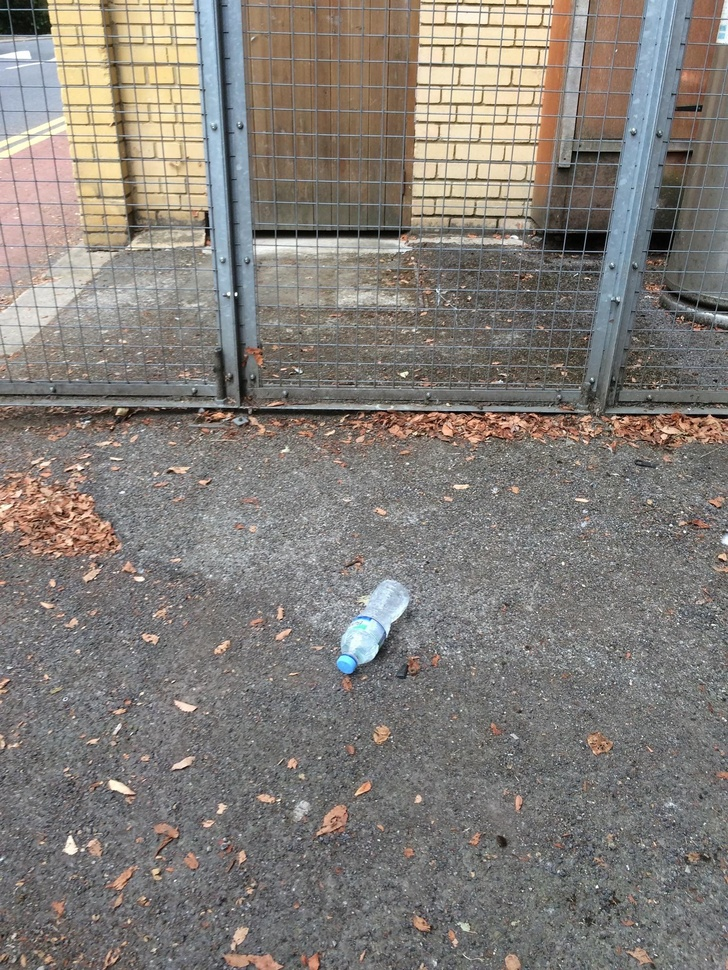
#> input picture 000000.jpg, 728 x 970 px, shrunk from 1537 x 2049 before the run; its folder holds only this picture in this run
$ python get_d_vectors.py
#> lines starting #> are read from the running program, lines starting #| are printed output that depends on the picture; after the words box and inside, x2 and y2 are one past the last pixel; in counts of white or black regions, pixels touching at a corner belong together
# Cid Emmanuel Esquivel Gonzalez

import cv2
import numpy as np
import os
import json

# Deteccion de esquinas de Harris

image_dir = '../../'
# image_dir = '../subset/batch_1'
output_file = '../subset/descriptors.json'

# Lista todas las imagenes en el directorio
image_files = [f for f in os.listdir(image_dir) if f.endswith('.jpg')]

#Inicializar diccionario para almacenar los descriptores
descriptors_dict = {}

for image_file in image_files:
    img_path = os.path.join(image_dir, image_file)
    img = cv2.imread(img_path)
#> img is the input picture: shape (970, 728, 3); mean B, G, R 120.7, 126.3, 131.6
    if img is None:
        print(f"Error al cargar la imagen {img_path}")
        continue
    gray = cv2.cvtColor(img, cv2.COLOR_BGR2GRAY)
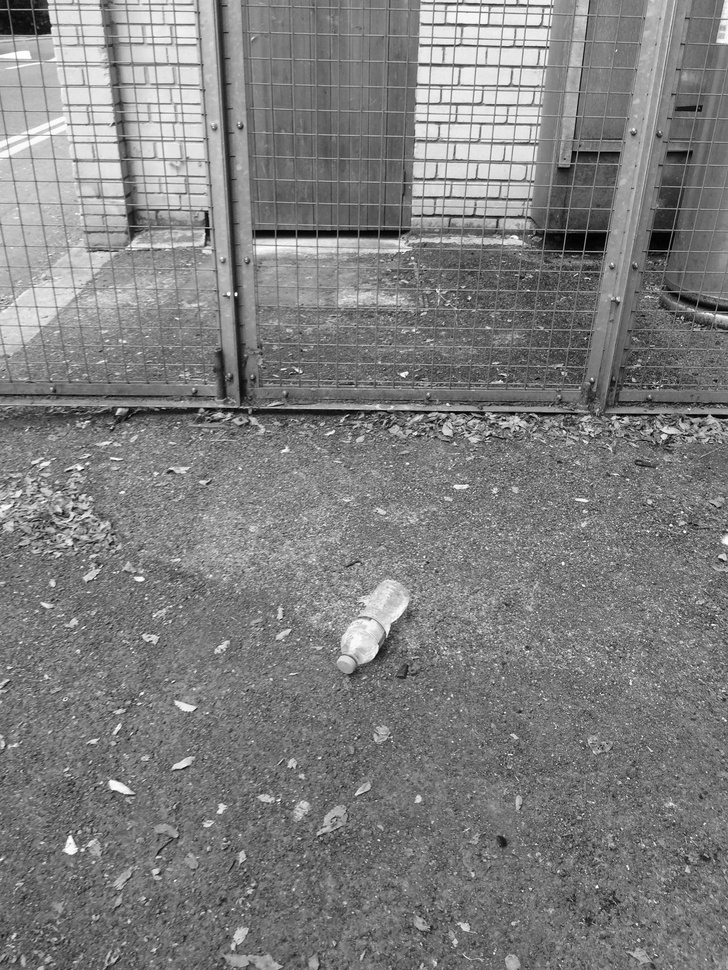
#> gray: shape (970, 728); min 0, max 255, mean 127.2
    gray_harris = np.float32(gray)

    #detecta las esquinas de Harris
    harris_corners = cv2.cornerHarris(gray_harris, blockSize=2, ksize=3, k=0.04)
    harris_corners = cv2.dilate(harris_corners, None)
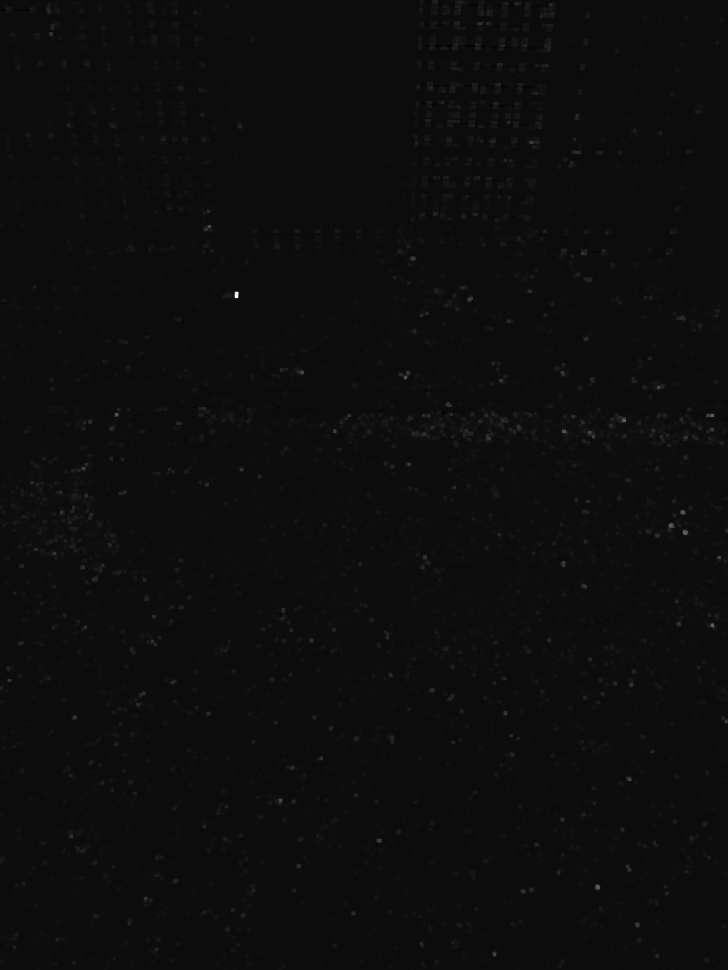
#> harris_corners: shape (970, 728) float32; min -8593281, max 162400112, mean 645322.4; drawn with min black and max white

    # Marcar las esquinas en la imagen original
    img[harris_corners > 0.01 * harris_corners.max()] = [0, 0, 255]
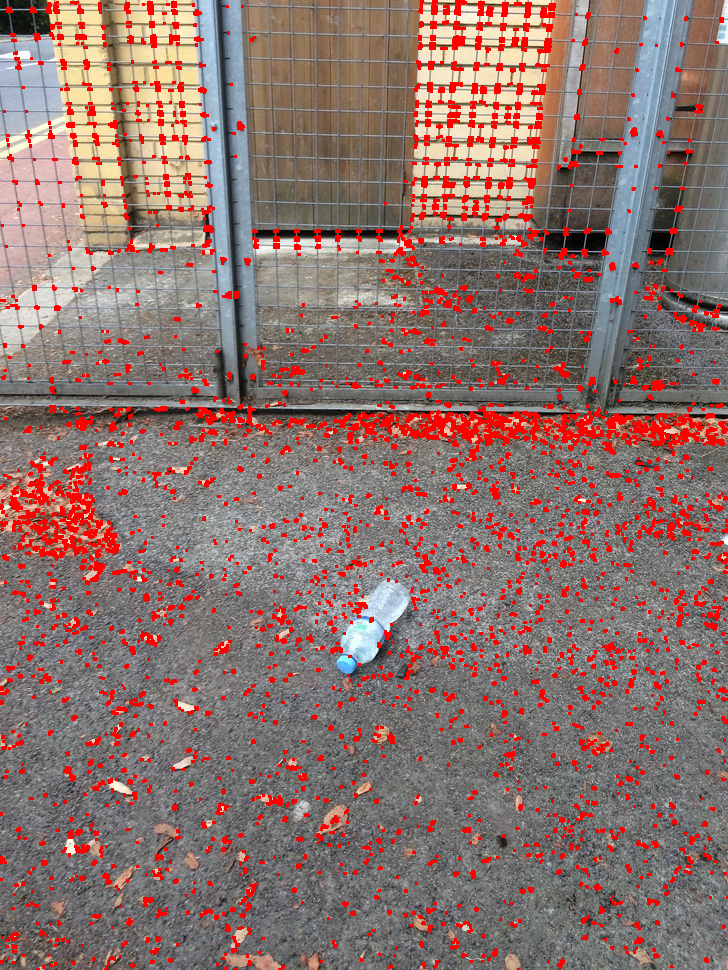
#> img: shape (970, 728, 3); 9.27% of pixels changed, all inside (x1, y1, x2, y2) = (0, 0, 728, 970)

    # Implementacion aproximada de MOPS usando SIFT para obtener los descriptores
    sift = cv2.SIFT_create()
    keypoints, descriptors = sift.detectAndCompute(gray, None)
#> keypoints = 5940 keypoints; strongest (x, y, size): (236, 294, 2), (597, 887, 1.9), (671, 525, 1.9), (563, 563, 2.1)
    # Almacenar los descriptores en el diccionario
    if descriptors is not None:
        image_id = image_file #Aquí utilizar un mapeo con el archivo JSON principal si se utiliza
        descriptors_dict[image_id] = descriptors.tolist() # Convertir los descriptores a una lista

    # mostrar la imagen con las esquinas detectadas
    cv2.imshow('Harris Corners', img)
    cv2.waitKey(0)

# Guardar los descriptores en un archivo JSON
with open(output_file, 'w') as json_file:
    json.dump(descriptors_dict, json_file, indent=4)

cv2.destroyAllWindows()

$ run again, on 000012.jpg
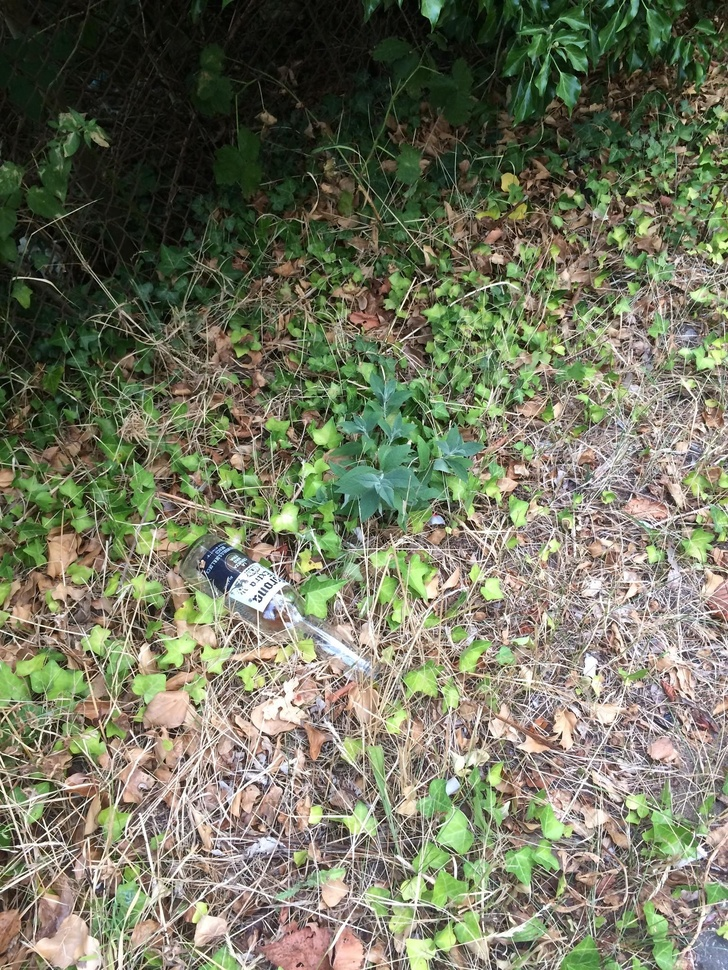
#> input picture 000012.jpg, 728 x 970 px, shrunk from 1537 x 2049 before the run
#> img is the input picture: shape (970, 728, 3); mean B, G, R 95.2, 117.3, 114.5
#> `harris_corners = cv2.dilate(harris_corners, None)`:
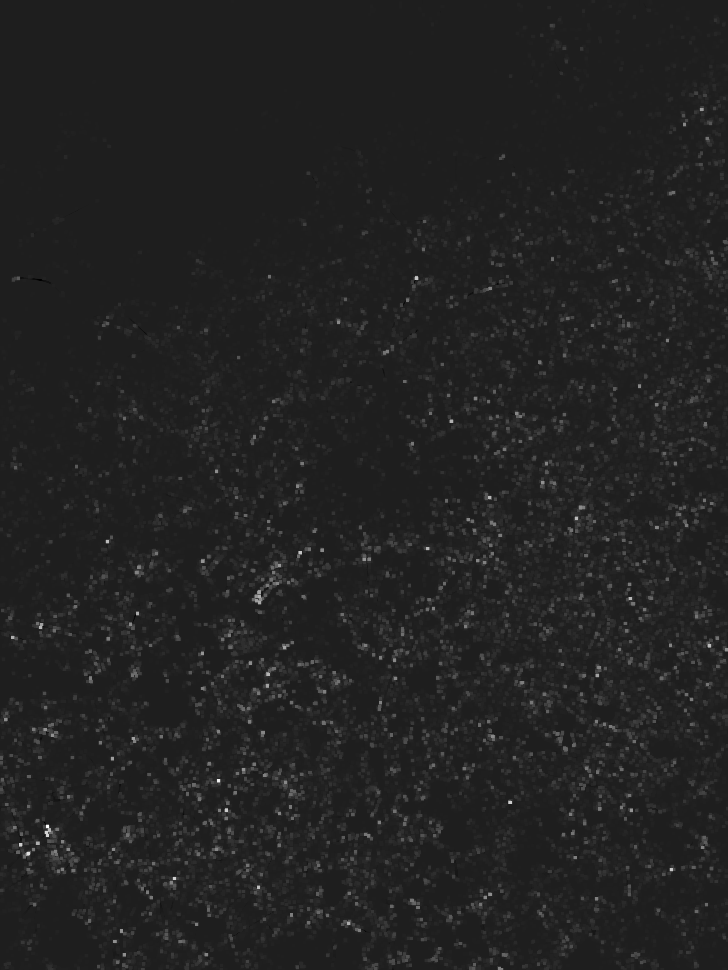
#> harris_corners: shape (970, 728) float32; min -19247868, max 141444128, mean 2627231; drawn with min black and max white
#> `img[harris_corners > 0.01 * harris_corners.max()] = [0, 0, 255]`:
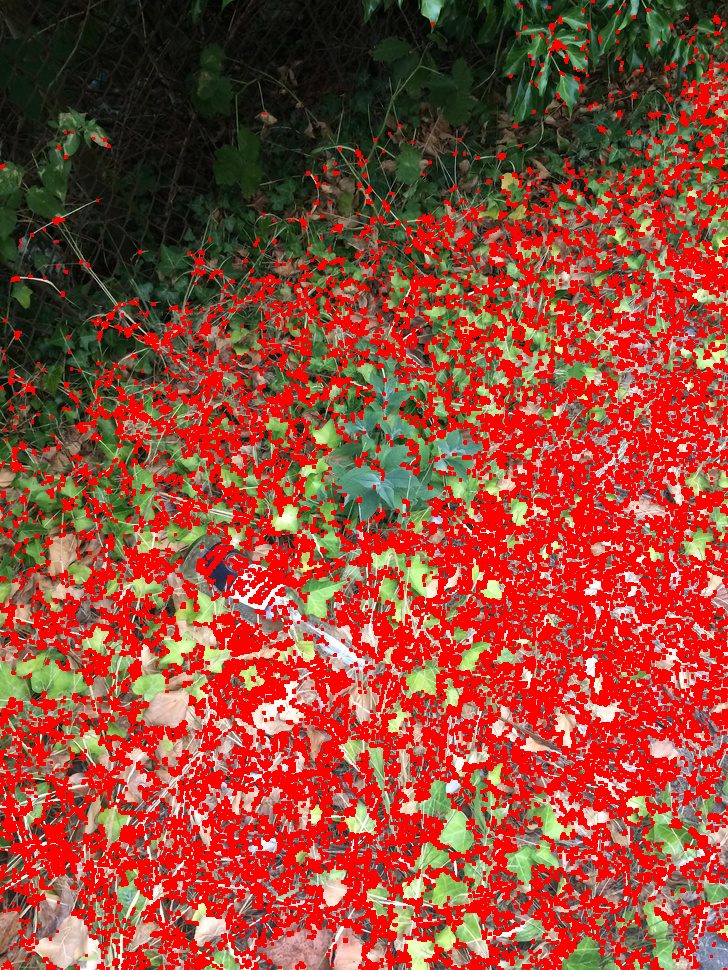
#> img: shape (970, 728, 3); mean B, G, R 56.2, 73, 150.9
#> keypoints = 11151 keypoints; strongest (x, y, size): (430, 600, 3), (708, 644, 2), (349, 922, 1.9), (285, 645, 2.6)
